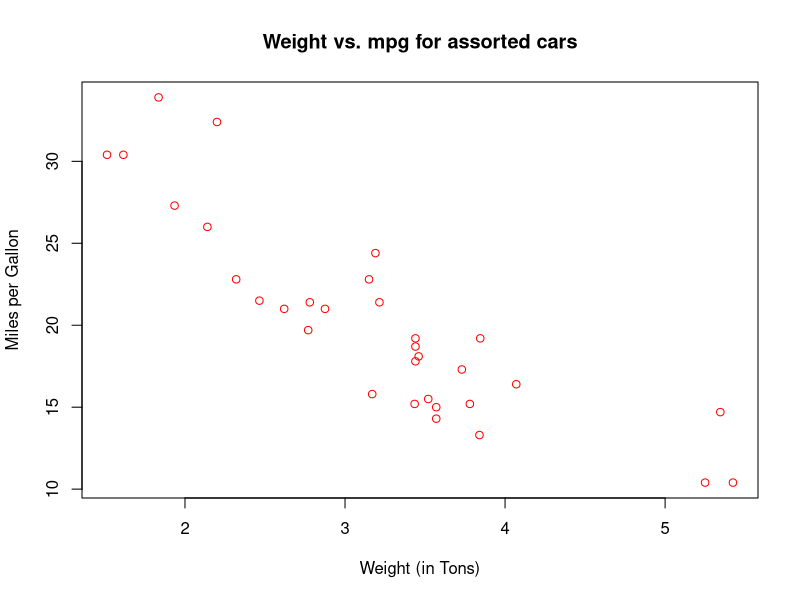
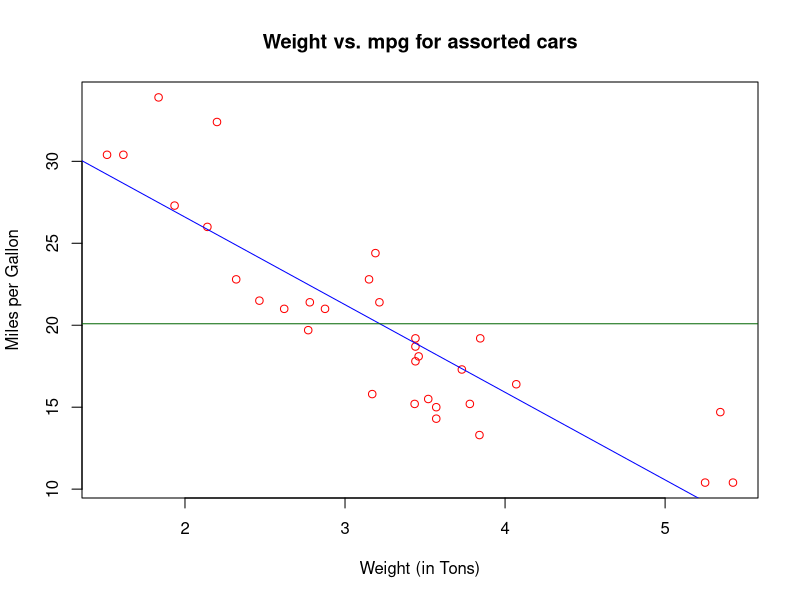
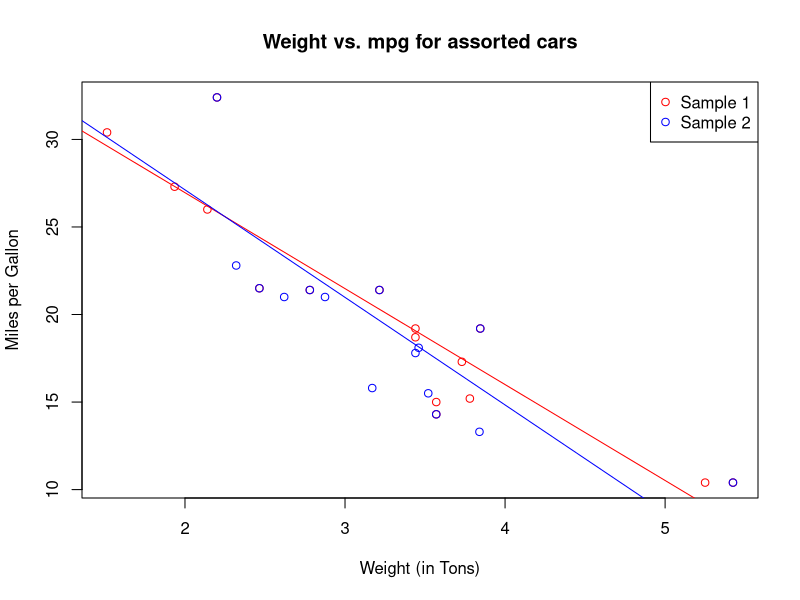
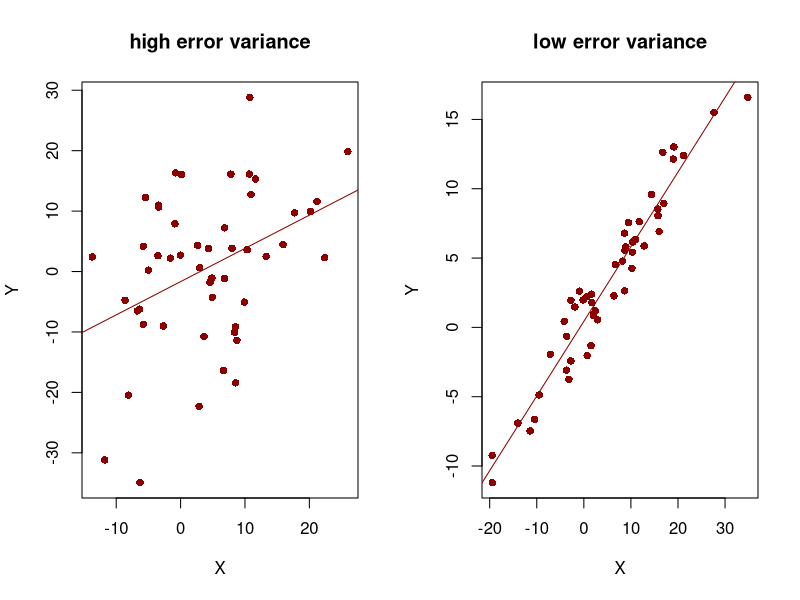
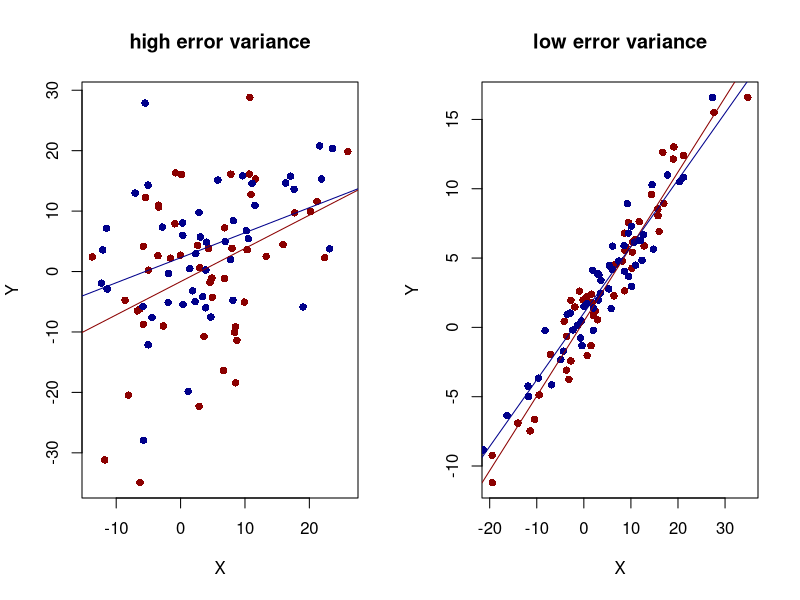
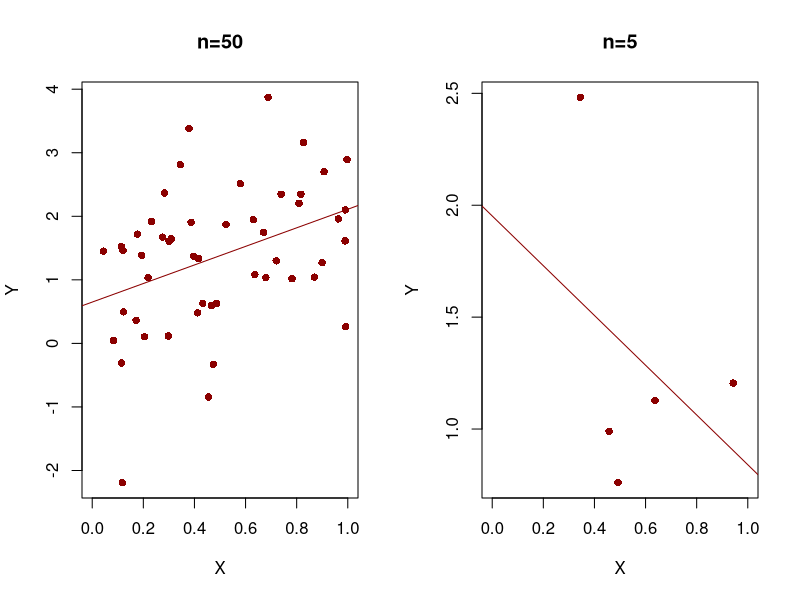
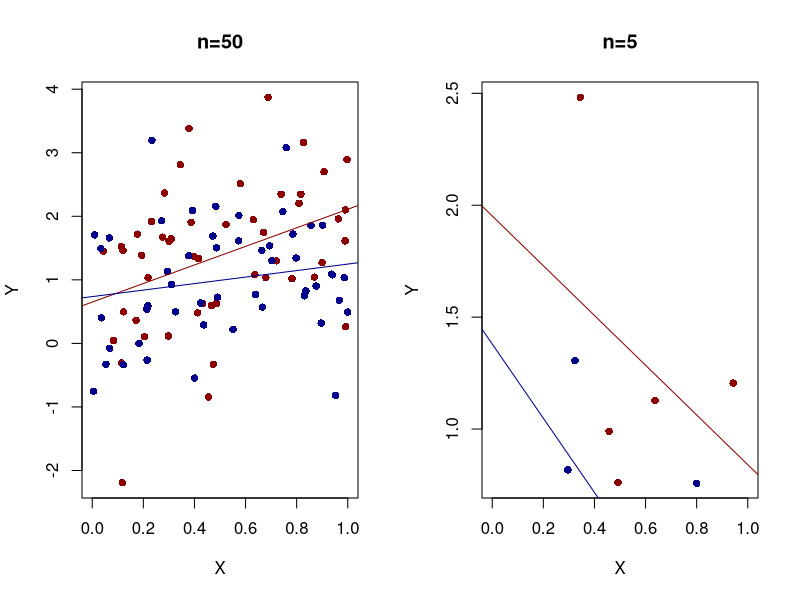
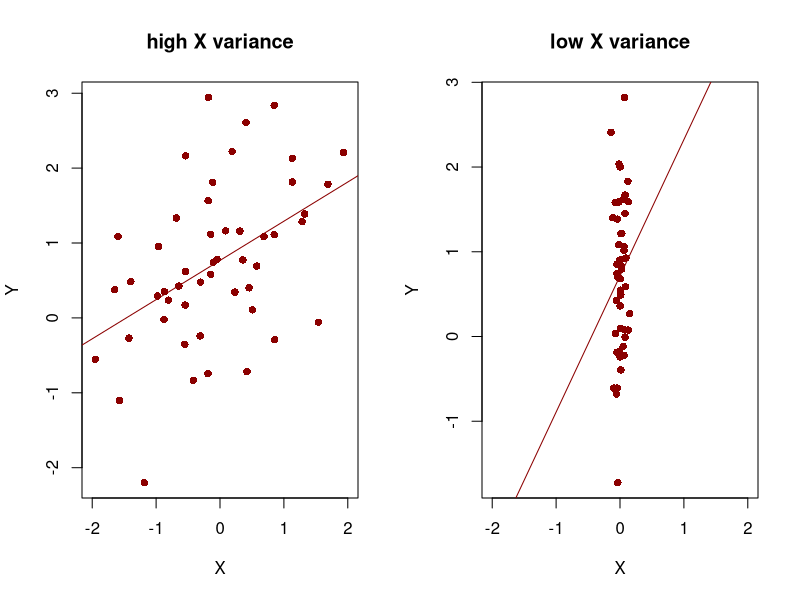

Here is the R script that generated these plots, in order: (Note: this script raises an error after producing the figures.)
# Load the data 
data(mtcars)
############################################
attach(mtcars) 
# The above is generally not reccomended
# but it allows us to access variables 
# without having to reference the dataset

#Take a at the variables 
head(mtcars, 10)

# first scatter plot 
png(file="scatter1.png",width=1200, height=700, res=150) # To save the plot
plot(wt,mpg, main = "Weight vs. mpg for assorted cars", xlab = "Weight (in Tons)", ylab = "Miles per Gallon", col = "red")
dev.off()

# scatter plot with regression and y-bar lines 
png(file="scatter2.png",width=1200, height=700, res=150) # To save the plot 
plot(wt,mpg, main = "Weight vs. mpg for assorted cars", xlab = "Weight (in Tons)", ylab = "Miles per Gallon", col = "red")
abline(lm(mpg ~ wt), col = "blue")
abline(a= mean(mpg),  b= 0, col = "dark green")
dev.off()

# summarize regression of weight against mpg
summary(lm(mpg ~ wt))

# Lets create two different scatter plots by subsampling our data
sample1 = mtcars[sample(nrow(mtcars), 16), ]
sample2 = mtcars[sample(nrow(mtcars), 16), ]

png(file = "scatter3.png", width = 1200, height = 700, res = 150)
plot(sample1$wt, sample1$mpg, main = "Weight vs. mpg for assorted cars", xlab = "Weight (in Tons)", ylab = "Miles per Gallon", col = "red")
points(sample2$wt, sample2$mpg, col = "blue")
abline(lm(mpg ~ wt, data = sample1), col = "red")
abline(lm(mpg ~ wt, data = sample2), col = "blue")
legend(x = "topright", col = c("red", "blue"), legend = c("Sample 1", "Sample 2"), pch = 1)
dev.off()

# Summaries of the regressions from the two samples
summary(lm(mpg ~ wt, data = sample1))
summary(lm(mpg ~ wt, data = sample2))

# Variances are decreasing with sigma_\eps^2
## High Variances 
eps1 = rnorm(50, 0, 10)
eps2 = rnorm(50, 0, 10)
x1 = rnorm(50, 4, 10)
x2 = rnorm(50, 4, 10)
y1 = 1 + 0.5*x1 + eps1
y2 = 1 + 0.5*x2 + eps2

# Low Variances
leps1 = rnorm(50,0,1.5)
leps2 = rnorm(50,0,1.5)
lx1 = rnorm(50,4,10)
lx2 = rnorm(50,4,10	)
ly1 = 1 + 0.5*lx1 + leps1
ly2 = 1 + 0.5*lx2 + leps2

# Side by side plots
png(file = "low_v_high_1.png", width = 1200, height = 700, res = 150)
par(mfrow = c(1,2))
plot(x1, y1, col = "darkred", xlab = "X", ylab = "Y", main = "high error variance", pch = 16)
abline(lm(y1 ~ x1), col = "darkred")
plot(lx1, ly1, col = "darkred", xlab = "X", ylab = "Y", main = "low error variance", pch = 16) 
abline(lm(ly1 ~ lx1), col = "darkred")
dev.off()

# Side by side plots
png(file = "low_v_high_2.png", width = 1200, height = 700, res = 150)
par(mfrow = c(1,2))
plot(x1, y1, col = "darkred", xlab = "X", ylab = "Y", main = "high error variance", pch = 16)
points(x2, y2, col = "darkblue", pch = 16)
abline(lm(y1 ~ x1), col = "darkred")
abline(lm(y2 ~ x2), col = "darkblue")
plot(lx1, ly1, col = "darkred", xlab = "X", ylab = "Y", main = "low error variance", pch = 16) 
points(lx2, ly2, col = "darkblue", pch = 16)
abline(lm(ly1 ~ lx1), col = "darkred")
abline(lm(ly2 ~ lx2), col = "darkblue")
dev.off()

#Variances are decreasing with n
### High n 
eps1 = rnorm(50, 0, 1)
eps2 = rnorm(50, 0, 1)
x1 = runif(50)
x2 = runif(50)
y1 = 1 + 0.5*x1 + eps1
y2 = 1 + 0.5*x2 + eps2

# Low n
leps1 = rnorm(5, 0, 1)
leps2 = rnorm(5, 0, 1)
lx1 = runif(5)
lx2 = runif(5)
ly1 = 1 + 0.5*lx1 + leps1
ly2 = 1 + 0.5*lx2 + leps2

# Side by side plots
png(file = "low_v_high_n_1.png", width = 1200, height = 700, res = 150)
par(mfrow = c(1,2))
plot(x1, y1, col = "darkred", xlab = "X", ylab = "Y", main = "n=50", pch = 16, xlim = c(0,1))
abline(lm(y1 ~ x1), col = "darkred")
plot(lx1, ly1, col = "darkred", xlab = "X", ylab = "Y", main = "n=5", pch = 16, xlim = c(0,1)) 
abline(lm(ly1 ~ lx1), col = "darkred")
dev.off()

# Side by side plots
png(file = "low_v_high_n_2.png", width = 1200, height = 700, res = 150)
par(mfrow = c(1,2))
plot(x1, y1, col = "darkred", xlab = "X", ylab = "Y", main = "n=50", pch = 16, xlim = c(0,1))
points(x2, y2, col = "darkblue", pch = 16)
abline(lm(y1 ~ x1), col = "darkred")
abline(lm(y2 ~ x2), col = "darkblue")
plot(lx1, ly1, col = "darkred", xlab = "X", ylab = "Y", main = "n=5", pch = 16, xlim = c(0,1)) 
points(lx2, ly2, col = "darkblue", pch = 16)
abline(lm(ly1 ~ lx1), col = "darkred")
abline(lm(ly2 ~ lx2), col = "darkblue")
dev.off()


#Variances are decreasing with sigma_x
### High sigma_x
eps1 = rnorm(50, 0, 1)
eps2 = rnorm(50, 0, 1)
x1 = rnorm(50, 0, 1)
x2 = rnorm(50, 0, 1)
y1 = 1 + 0.5*x1 + eps1
y2 = 1 + 0.5*x2 + eps2

# Low sigma_x
leps1 = rnorm(50,0, 1)
leps2 = rnorm(50,0, 1)
lx1 = rnorm(50, 0, 0.075)
lx2 = rnorm(50, 0, 0.075)
ly1 = 1 + 0.5*lx1 + leps1
ly2 = 1 + 0.5*lx2 + leps2

# Side by side plots
png(file = "low_v_high_x_1.png", width = 1200, height = 700, res = 150)
par(mfrow = c(1,2))
plot(x1, y1, col = "darkred", xlab = "X", ylab = "Y", main = "high X variance", pch = 16, xlim = c(-2,2))
abline(lm(y1 ~ x1), col = "darkred")
plot(lx1, ly1, col = "darkred", xlab = "X", ylab = "Y", main = "low X variance", pch = 16, xlim = c(-2,2)) 
abline(lm(ly1 ~ lx1), col = "darkred")
dev.off()

# Side by side plots
png(file = "low_v_high_x_2.png", width = 1200, height = 700, res = 150)
par(mfrow = c(1,2))
plot(x1, y1, col = "darkred", xlab = "X", ylab = "Y", main = "high X variance", pch = 16, xlim = c(-2,2))
points(x2, y2, col = "darkblue", pch = 16)
abline(lm(y1 ~ x1), col = "darkred")
abline(lm(y2 ~ x2), col = "darkblue")

plot(lx1, ly1, col = "darkred", xlab = "X", ylab = "Y", main = "low X variance", pch = 16, xlim = c(-2,2)) 
points(lx2, ly2, col = "darkblue", pch = 16)
abline(lm(ly1 ~ lx1), col = "darkred")
abline(lm(ly2 ~ lx2), col = "darkblue")
dev.off()





# R^2 varies
eps1 = rnorm(50, 0, 10)
eps2 = rnorm(50, 0, 27)
x1 = runif(50, 5, 20)
x2 = runif(50, 5, 20)
lw1 = 5 + 5*x1 + eps1 
lw2 = 5 + 5*x2 + eps2
reg1 <- lm(lw1 ~ x1)
reg2 <- lm(lw2 ~ x2)
print(r1 <- summary(reg1)$r.squared)
print(r2 <- summary(reg2)$r.squared)
png(file = "R2.png", width = 1200, height = 700, res = 150)
par(mfrow = c(1,2))
plot(x1, lw1, col = "darkred", xlab = "Year of Education", ylab = "Log Wages", main = paste("R^2 = ", toString(round(r1,3))), pch = 16, xlim = c(5,20))
abline(reg1, col = "darkred")
plot(x2, lw2, col = "darkblue", xlab = "Years of Education", ylab = "Log Wages", main = paste("R^2 = ",toString(round(r2,3))), pch = 16, xlim = c(5,20)) 
abline(reg2, col = "darkblue")
dev.off()

# Nonlinear relationships
#eps = rnorm(100, 0, 3)
#x = rexp(100, 10)
y = 2 + 20*log(x) + eps
print(r2 <- summary(reg <- lm(y ~ x))$r.squared)
png(file = "nonlinear1.png", width = 1200, height = 700, res = 150)
par(mfrow = c(1,1))
plot(x, y, col = "darkred", xlab = "X", ylab = "Y", main = "E[Y|X=x] = 2 + 20*log(X)",pch = 16)
abline(reg, col = "darkred", lwd = 2)
dev.off()


library(pracma)
print(r3 <- summary(reg2 <- lm(y ~ I(log(x))))$r.squared)
xpred = linspace(min(x),min(y),1000)
ypred = reg2$coefficients[1] + reg2$coefficients[2]*log(xpred)

png(file = "nonlinear2.png", width = 1200, height = 700, res = 150)
par(mfrow = c(1,1))
plot(x, y, col = "darkred", xlab = "X", ylab = "Y", main = "E[Y|X=x] = 2 + 20*log(X)",pch = 16)
abline(reg, col = "darkred", lwd = 2)
lines(xpred,ypred, col = "darkblue", lwd = 2)
dev.off()

# Transformation of Y
y2 = exp(4 + 10*x) + 10*eps
logy2 = log(y2) 
print(r3 <- summary(reg3 <- lm(y2 ~ x))$r.squared)
print(r4 <- summary(reg4 <- lm(logy2 ~ x))$r.squared)
ypred2 = exp(reg4$coefficients[1] + reg4$coefficients[2]*xpred)


png(file = "nonlinearPoints2.png", width = 1200, height = 700, res = 150)
par(mfrow = c(1,1))
plot(x, y2, col = "darkred", xlab = "X", ylab = "Y", main = "E[Y|X=x] = ln(4 + 10x)",pch = 16)
dev.off()

png(file = "nonlinear3.png", width = 1200, height = 700, res = 150)
par(mfrow = c(1,1))
plot(x, y2, col = "darkred", xlab = "X", ylab = "Y", main = "E[Y|X=x] = ln(4 + 10x)",pch = 16)
abline(reg3, col = "darkred", lwd = 2)
dev.off()

png(file = "nonlinear4.png", width = 1200, height = 700, res = 150)
par(mfrow = c(1,1))
plot(x, y2, col = "darkred", xlab = "X", ylab = "Y", main = "E[Y|X=x] = ln(4 + 10x)",pch = 16)
abline(reg3, col = "darkred", lwd = 2)
lines(xpred,ypred2, col = "darkblue", lwd = 2)
dev.off()


